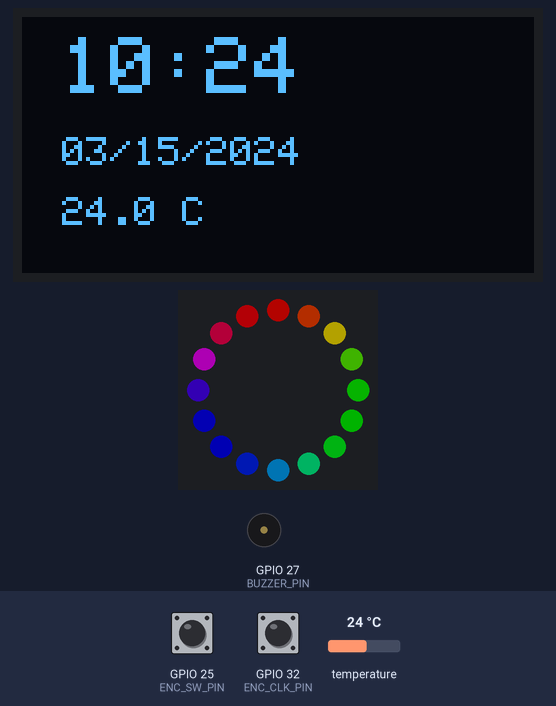
Bench run of a program on a simulated ESP32. On the bench: 128×64 one-colour display, 16 RGB LEDs in a ring, first at the top, clockwise, buzzer (waves = sounding, pin HIGH). The test bench sets the inputs (shaded band); at power-on: GPIO 25 (ENC_SW_PIN) HIGH, GPIO 32 (ENC_CLK_PIN) HIGH, temperature 24 °C. Dim RGB values are drawn brighter than linear; WiFi joins after 1.5 s; servers stay silent unless stated; the local clock reads 2024-03-15 10:24:30 at power-on unless the program sets it; EEPROM starts erased.

Above: at 2.73 s.
2.8 s: GPIO 25 (ENC_SW_PIN) pulled LOW for 0.15 s
At 2.87 s:
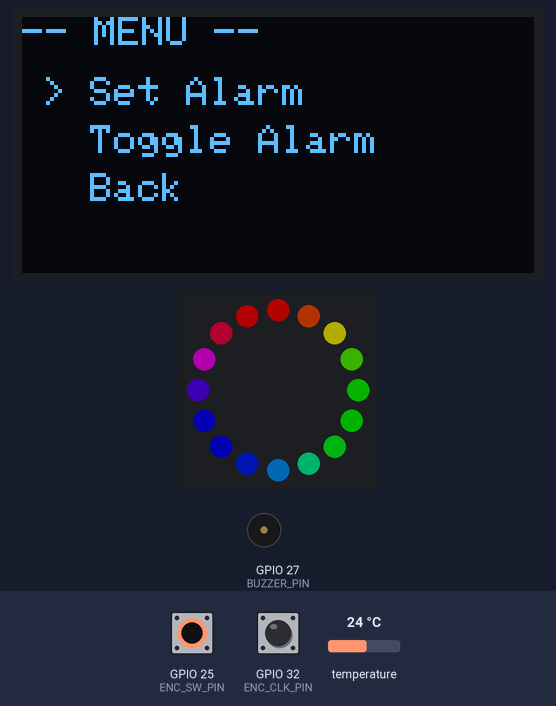
3.5 s: GPIO 25 (ENC_SW_PIN) pulled LOW for 1 s
At 5.09 s:
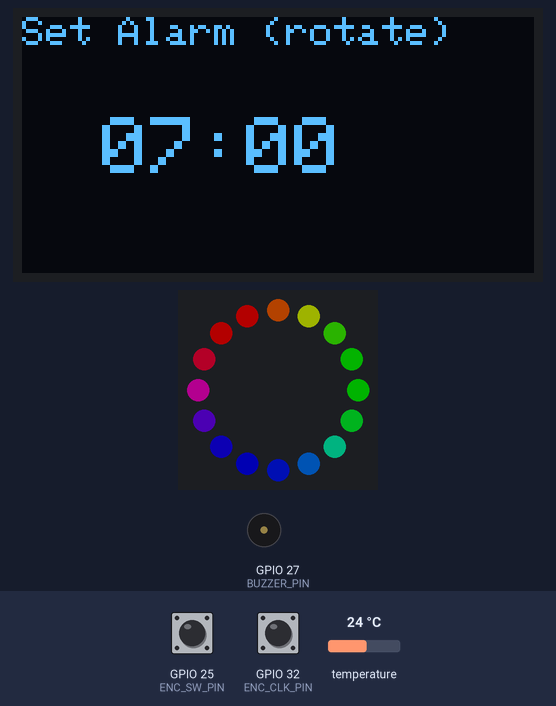
5.1 s: GPIO 25 (ENC_SW_PIN) pulled LOW for 0.15 s
At 5.78 s:
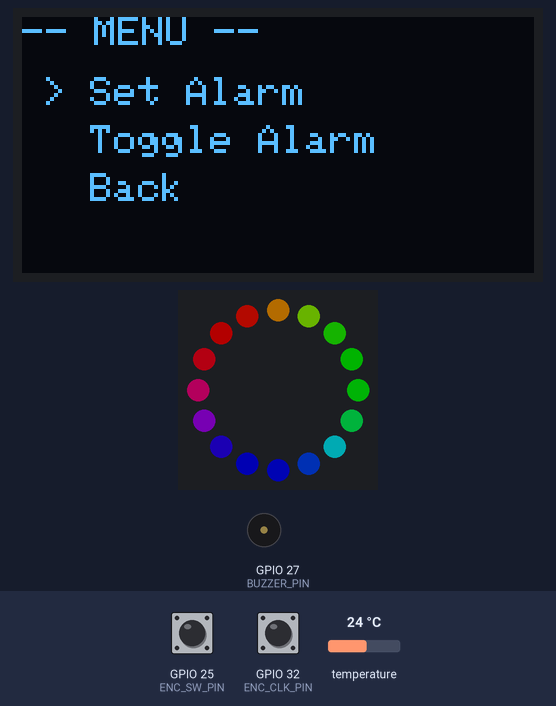
5.8 s: GPIO 25 (ENC_SW_PIN) pulled LOW for 3.2 s
At 6.17 s:
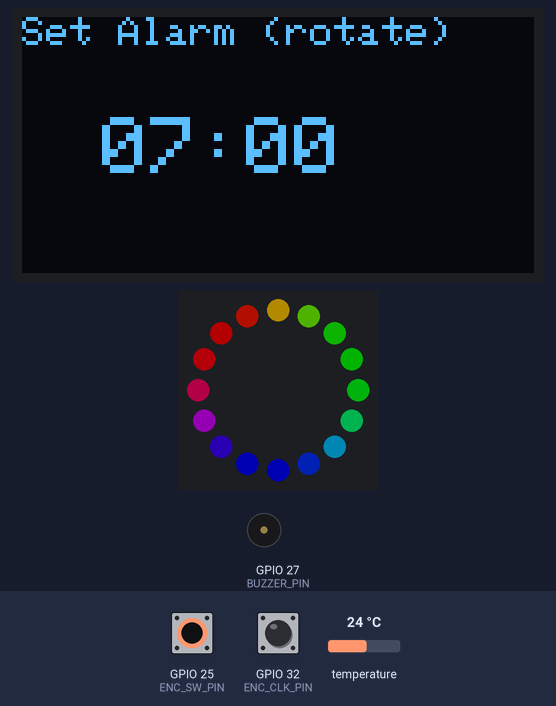
9.6 s: GPIO 25 (ENC_SW_PIN) pulled LOW for 0.15 s
At 10.28 s:
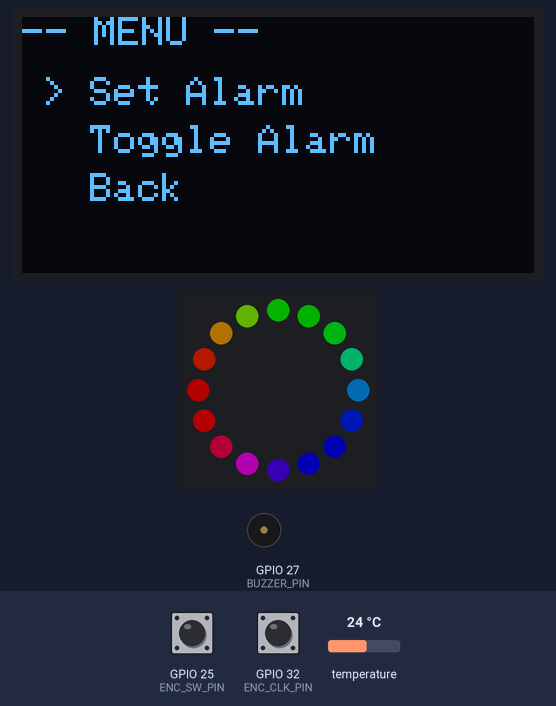
10.3 s: GPIO 25 (ENC_SW_PIN) pulled LOW for 1 s
At 10.39 s:
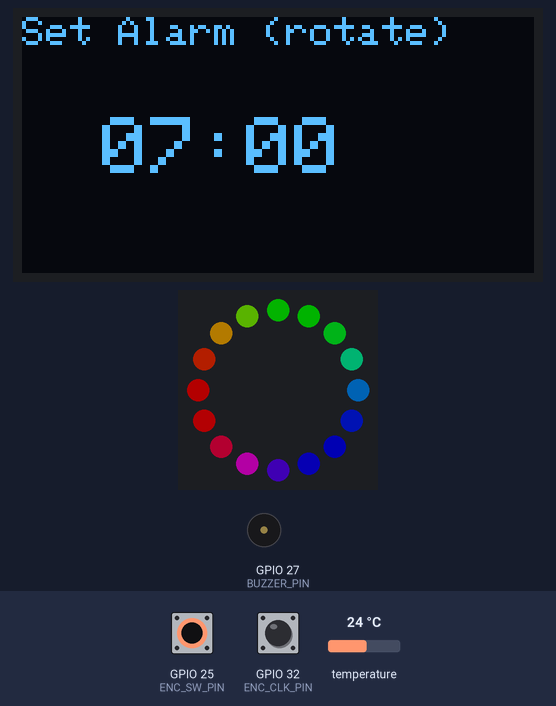

Measured:
- after the input at 2.8 s, the display: changes after 0.07 s (image 1)
- after the input at 3.5 s, the display: first changes after 0.06 s (image 2 shows a later state)
- after the input at 5.1 s, the display: first changes at once (image 3 shows a later state)
- after the input at 5.8 s, the display: first changes at once (image 4 shows a later state)
- after the input at 9.6 s, the display: first changes at once (image 5 shows a later state)
- after the input at 10.3 s, the display: first changes at once (image 6 shows a later state)

The program:

main.cpp
```cpp
#include <Arduino.h>
#include <WiFi.h>
#include "time.h"
#include "pins.h"
#include "config.h"
#include "clock_state.h"
#include "encoder.h"
#include "display.h"
#include "rgb_effects.h"
#include "alarm.h"

const char* menuItems[] = {"Set Alarm", "Toggle Alarm", "Back"};
const int menuCount = 3;

static void connectWiFiAndSyncTime() {
  WiFi.begin(WIFI_SSID, WIFI_PASS);
  unsigned long start = millis();
  while (WiFi.status() != WL_CONNECTED && millis() - start < 15000) {
    delay(300);
  }
  if (WiFi.status() == WL_CONNECTED) {
    configTime(GMT_OFFSET_SEC, DST_OFFSET_SEC, NTP_SERVER);
  }
}

static void handleEncoderButton() {
  if (!encBtnPressed) return;
  encBtnPressed = false;

  switch (currentState) {
    case CLOCK_DISPLAY:
      currentState = MENU;
      menuIndex = 0;
      break;
    case MENU:
      if (menuIndex == 0) currentState = SET_ALARM;
      else if (menuIndex == 1) { alarmEnabled = !alarmEnabled; alarmSave(); }
      else currentState = CLOCK_DISPLAY;
      break;
    case SET_ALARM:
      alarmSave();
      currentState = MENU;
      break;
    case ALARM_TRIGGERED:
      alarmStop();
      currentState = CLOCK_DISPLAY;
      break;
  }
}

static void handleMenuNav() {
  static int lastPos = 0;
  int delta = encPos - lastPos;
  if (delta == 0) return;
  menuIndex = (menuIndex + (delta > 0 ? 1 : -1) + menuCount) % menuCount;
  lastPos = encPos;
}

static void handleAlarmSet() {
  static int lastPos = 0;
  int delta = encPos - lastPos;
  if (delta == 0) return;
  alarmMin += delta;
  if (alarmMin >= 60) { alarmMin = 0; alarmHour = (alarmHour + 1) % 24; }
  if (alarmMin < 0) { alarmMin = 59; alarmHour = (alarmHour + 23) % 24; }
  lastPos = encPos;
}

void setup() {
  Serial.begin(115200);

  encoderInit();
  displayInit();
  rgbInit();
  alarmInit();
  connectWiFiAndSyncTime();
}

void loop() {
  handleEncoderButton();

  struct tm t;
  bool haveTime = getLocalTime(&t);

  switch (currentState) {
    case CLOCK_DISPLAY:
      renderClockScreen();
      if (haveTime) alarmCheck(t);
      break;
    case MENU:
      handleMenuNav();
      renderMenuScreen();
      break;
    case SET_ALARM:
      handleAlarmSet();
      renderSetAlarmScreen();
      break;
    case ALARM_TRIGGERED:
      alarmSound();
      renderAlarmScreen();
      break;
  }

  rgbUpdate();
  delay(20);
}
```

alarm.h
```cpp
#ifndef ALARM_H
#define ALARM_H

void alarmInit();
void alarmSave();
void alarmCheck(struct tm &t);
void alarmSound();
void alarmStop();

#endif
```

clock_state.h
```cpp
#ifndef CLOCK_STATE_H
#define CLOCK_STATE_H

#include <Arduino.h>

enum ClockState { CLOCK_DISPLAY, MENU, SET_ALARM, ALARM_TRIGGERED };

extern ClockState currentState;

extern int alarmHour;
extern int alarmMin;
extern bool alarmEnabled;
extern bool alarmFiredToday;

extern volatile int encPos;
extern volatile bool encBtnPressed;

extern int menuIndex;

#endif
```

display.h
```cpp
#ifndef DISPLAY_H
#define DISPLAY_H

void displayInit();
void renderClockScreen();
void renderMenuScreen();
void renderSetAlarmScreen();
void renderAlarmScreen();
float readTemperature();

#endif
```

encoder.h
```cpp
#ifndef ENCODER_H
#define ENCODER_H

void encoderInit();
void IRAM_ATTR onEncoderChange();
void IRAM_ATTR onEncoderBtn();

#endif
```

rgb_effects.h
```cpp
#ifndef RGB_EFFECTS_H
#define RGB_EFFECTS_H

void rgbInit();
void rgbUpdate();

#endif
```

alarm.cpp
```cpp
#include <Arduino.h>
#include <Preferences.h>
#include "time.h"
#include "pins.h"
#include "config.h"
#include "clock_state.h"
#include "alarm.h"

static Preferences prefs;

void alarmInit() {
  pinMode(BUZZER_PIN, OUTPUT);
  prefs.begin(PREFS_NAMESPACE, false);
  alarmHour = prefs.getInt("aHour", 7);
  alarmMin = prefs.getInt("aMin", 0);
  alarmEnabled = prefs.getBool("aOn", false);
}

void alarmSave() {
  prefs.putInt("aHour", alarmHour);
  prefs.putInt("aMin", alarmMin);
  prefs.putBool("aOn", alarmEnabled);
}

void alarmCheck(struct tm &t) {
  if (!alarmEnabled) return;
  if (t.tm_hour == alarmHour && t.tm_min == alarmMin) {
    if (!alarmFiredToday) {
      currentState = ALARM_TRIGGERED;
    }
  } else {
    alarmFiredToday = false;
  }
}

void alarmSound() {
  tone(BUZZER_PIN, 1000);
}

void alarmStop() {
  noTone(BUZZER_PIN);
  alarmFiredToday = true;
}
```

clock_state.cpp
```cpp
#include "clock_state.h"

ClockState currentState = CLOCK_DISPLAY;

int alarmHour = 7;
int alarmMin = 0;
bool alarmEnabled = false;
bool alarmFiredToday = false;

volatile int encPos = 0;
volatile bool encBtnPressed = false;

int menuIndex = 0;
```

display.cpp
```cpp
#include <Wire.h>
#include <Adafruit_GFX.h>
#include <Adafruit_SSD1306.h>
#include <Adafruit_BME280.h>
#include "time.h"
#include "pins.h"
#include "config.h"
#include "clock_state.h"
#include "display.h"

static Adafruit_SSD1306 oled(SCREEN_WIDTH, SCREEN_HEIGHT, &Wire, -1);
static Adafruit_BME280 bme;

extern const char* menuItems[];
extern const int menuCount;

void displayInit() {
  Wire.begin(SDA_PIN, SCL_PIN);
  oled.begin(SSD1306_SWITCHCAPVCC, OLED_ADDR);
  oled.clearDisplay();
  oled.setTextColor(SSD1306_WHITE);
  oled.display();
  bme.begin(BME280_ADDR);
}

float readTemperature() {
  return bme.readTemperature();
}

void renderClockScreen() {
  struct tm t;
  if (!getLocalTime(&t)) return;

  float temp = readTemperature();

  oled.clearDisplay();
  oled.setTextSize(2);
  oled.setCursor(10, 5);
  char timeStr[9];
  sprintf(timeStr, "%02d:%02d", t.tm_hour, t.tm_min);
  oled.println(timeStr);

  oled.setTextSize(1);
  oled.setCursor(10, 30);
  char dateStr[16];
  sprintf(dateStr, "%02d/%02d/%04d", t.tm_mon + 1, t.tm_mday, t.tm_year + 1900);
  oled.println(dateStr);

  oled.setCursor(10, 45);
  oled.print(temp, 1);
  oled.println(" C");

  if (alarmEnabled) {
    oled.setCursor(80, 45);
    char aStr[8];
    sprintf(aStr, "%02d:%02d", alarmHour, alarmMin);
    oled.print(aStr);
  }

  oled.display();
}

void renderMenuScreen() {
  oled.clearDisplay();
  oled.setTextSize(1);
  oled.setCursor(0, 0);
  oled.println("-- MENU --");
  for (int i = 0; i < menuCount; i++) {
    oled.setCursor(5, 15 + i * 12);
    oled.print(i == menuIndex ? "> " : "  ");
    oled.println(menuItems[i]);
  }
  oled.display();
}

void renderSetAlarmScreen() {
  oled.clearDisplay();
  oled.setTextSize(1);
  oled.setCursor(0, 0);
  oled.println("Set Alarm (rotate)");
  oled.setTextSize(2);
  oled.setCursor(20, 25);
  char aStr[8];
  sprintf(aStr, "%02d:%02d", alarmHour, alarmMin);
  oled.println(aStr);
  oled.display();
}

void renderAlarmScreen() {
  oled.clearDisplay();
  oled.setTextSize(2);
  oled.setCursor(10, 25);
  oled.println("ALARM!");
  oled.display();
}
```

encoder.cpp
```cpp
#include <Arduino.h>
#include "pins.h"
#include "clock_state.h"
#include "encoder.h"

static int lastClk = HIGH;

void encoderInit() {
  pinMode(ENC_CLK_PIN, INPUT_PULLUP);
  pinMode(ENC_DT_PIN, INPUT_PULLUP);
  pinMode(ENC_SW_PIN, INPUT_PULLUP);

  attachInterrupt(digitalPinToInterrupt(ENC_CLK_PIN), onEncoderChange, CHANGE);
  attachInterrupt(digitalPinToInterrupt(ENC_SW_PIN), onEncoderBtn, FALLING);
}

void IRAM_ATTR onEncoderChange() {
  int clk = digitalRead(ENC_CLK_PIN);
  if (clk != lastClk && clk == LOW) {
    encPos += (digitalRead(ENC_DT_PIN) != clk) ? 1 : -1;
  }
  lastClk = clk;
}

void IRAM_ATTR onEncoderBtn() {
  encBtnPressed = true;
}
```

rgb_effects.cpp
```cpp
#include <Adafruit_NeoPixel.h>
#include "pins.h"
#include "config.h"
#include "clock_state.h"
#include "rgb_effects.h"

static Adafruit_NeoPixel ring(RGB_COUNT, RGB_PIN, NEO_GRB + NEO_KHZ800);
static unsigned long lastStep = 0;
static uint16_t hue = 0;

void rgbInit() {
  ring.begin();
  ring.setBrightness(RGB_BRIGHTNESS);
  ring.show();
}

void rgbUpdate() {
  if (millis() - lastStep < 30) return;
  lastStep = millis();

  if (currentState == ALARM_TRIGGERED) {
    uint8_t b = (millis() / 100 % 2 == 0) ? 255 : 0;
    for (int i = 0; i < RGB_COUNT; i++) ring.setPixelColor(i, ring.Color(b, 0, 0));
  } else {
    hue += 100;
    for (int i = 0; i < RGB_COUNT; i++) {
      ring.setPixelColor(i, ring.gamma32(ring.ColorHSV(hue + i * 4000)));
    }
  }
  ring.show();
}
```

config.h
```cpp
#ifndef CONFIG_H
#define CONFIG_H

#define OLED_ADDR 0x3C
#define BME280_ADDR 0x76

#define SCREEN_WIDTH 128
#define SCREEN_HEIGHT 64

#define RGB_COUNT 16
#define RGB_BRIGHTNESS 60

#define WIFI_SSID "YOUR_SSID"
#define WIFI_PASS "YOUR_PASSWORD"
#define NTP_SERVER "pool.ntp.org"
#define GMT_OFFSET_SEC -18000
#define DST_OFFSET_SEC 3600

#define PREFS_NAMESPACE "clock"

#endif
```

pins.h
```cpp
#ifndef PINS_H
#define PINS_H

#define SDA_PIN 21
#define SCL_PIN 22

#define RGB_PIN 4

#define ENC_CLK_PIN 32
#define ENC_DT_PIN 33
#define ENC_SW_PIN 25

#define BUZZER_PIN 27

#endif
```
